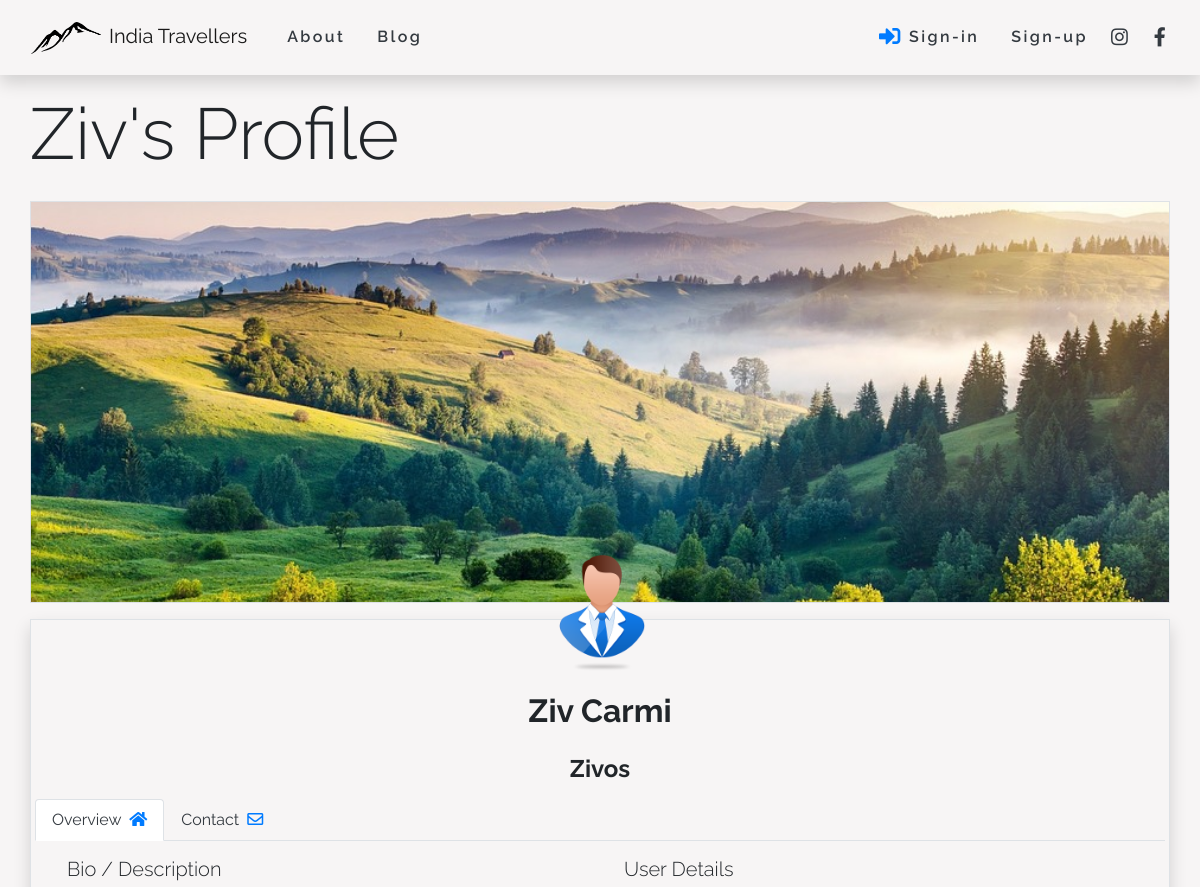
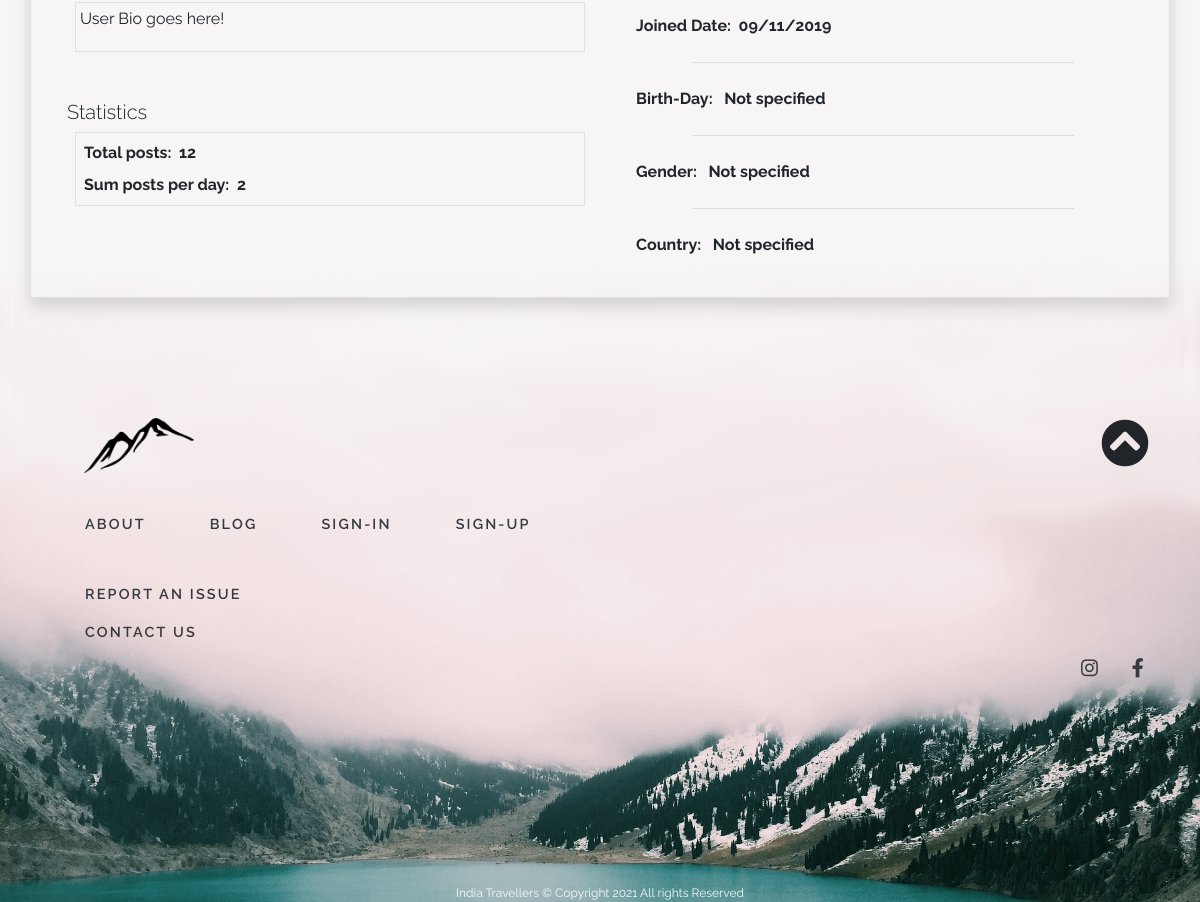
The app's page /user_profile.php?uid=1 with its own data (2 pictures, top to bottom).
### tables this page shows
CREATE TABLE `users_profile` (
  `id` int(11) NOT NULL,
  `user_id` int(11) NOT NULL,
  `profile_image` varchar(255) NOT NULL,
  `date` date NOT NULL,
  `birth_day` date NOT NULL,
  `nickname` varchar(255) NOT NULL,
  `gender` varchar(1) NOT NULL,
  `country` varchar(255) NOT NULL
);

CREATE TABLE `users` (
  `id` int(11) NOT NULL,
  `first_name` varchar(255) NOT NULL,
  `last_name` varchar(255) NOT NULL,
  `email` varchar(255) NOT NULL,
  `password` varchar(255) NOT NULL
);

### user_profile.php (the view, shortened to what this page needs)
<?php
if (isset($_GET['uid']) && is_numeric($_GET['uid'])) {
  $link = mysqli_connect(MYSQL_HOST, MYSQL_USER, MYSQL_PASSWORD, MYSQL_DB);
  $uid = filter_input(INPUT_GET, 'uid', FILTER_SANITIZE_STRING);
  $uid = mysqli_real_escape_string($link, $uid);
  if ($uid) {
    $sql = "SELECT u.first_name,u.last_name, u.email, up.profile_image, DATE_FORMAT(up.date, '%d/%m/%Y') udate, DATE_FORMAT(up.birth_day, '%d/%m/%Y') bday, up.nickname, up.gender, up.country FROM users u
    JOIN users_profile up ON up.user_id = $uid
    AND u.id = $uid";
    $result = mysqli_query($link, $sql);
    if ($result && mysqli_num_rows($result) == 1) {
      $profile = mysqli_fetch_assoc($result);
      $first = ucfirst(strtolower($profile['first_name']));
      $last = ucfirst(strtolower($profile['last_name']));
      $bday_date = ($profile['bday'] == '00/00/0000') ? 'Not specified' : $profile['bday'];
      if ($profile['gender'] == 'f') {
        $gender = 'Female';
      } elseif ($profile['gender'] == 'm') {
        $gender = 'Male';
      } else {
        $gender = 'Not specified';
      }
    } else {
      header('location: index.php');
      exit;
    }
  } else {
    header('location: index.php');
    exit;
  }
} else {
  header('location: index.php');
  exit;
}
?>
<?php include 'tpl/header.php'; ?>
<main>
  <div class="container">
    <div class="row">
      <div class="profile-header my-3">
        <h1 class="display-3"><?= htmlentities($first) . "'s" ?> Profile</h1>
      </div>
    </div>
  </div>
  <div class="container-fluid p-0">
    <div class="container p-0 border">
      <img class="bgc-profile-img d-block w-100" src="images/carousel3.jpg">
    </div>
    <div class="container mt-3 shadow border p-1">
      <div class="mx-auto profile-image-block">
        <img src="images/<?= $profile['profile_image']; ?>" class="w-100 mx-auto rounded-circle user-profile-img">
      </div>
      <div class="text-center">
        <h2 class="p-2 font-weight-bold"><?= htmlentities($first) . ' ' . htmlentities($last) ?></h2>
        <h4 class="p-2 font-weight-bold"><?= htmlentities($profile['nickname']) ?></h4>
      </div>
      <ul class="nav nav-tabs" id="myTab" role="tablist">
        <li class="nav-item">
          <a class="nav-link active text-dark" id="home-tab" data-toggle="tab" href="#home" role="tab" aria-controls="home" aria-selected="true">Overview &nbsp;<i class="fas fa-home text-primary"></i></a>
        </li>
        <li class="nav-item">
          <a class="nav-link text-dark" id="contact-tab" data-toggle="tab" href="#contact" role="tab" aria-controls="contact" aria-selected="false">Contact &nbsp;<i class="far fa-envelope text-primary"></i></a>
        </li>
      </ul>
      <div class="tab-content mt-2 p-2" id="myTabContent">
        <div class="tab-pane fade show active" id="home" role="tabpanel" aria-labelledby="home-tab">
          <div class="d-flex">
            <div class="col-6 pl-4">
              <div class="mb-5">
                <h6 class="lead">Bio / Description</h6>
                <div class="pl-2">
                  <div class="mb-4 border">
                    <p class="p-1">User Bio goes here!</p>
                  </div>
                </div>
              </div>
              <div class="mb-5">
                <h6 class="lead">Statistics</h6>
                <div class="pl-2">
                  <div class="border p-1">
                    <p class="p-1 font-weight-bold m-0">Total posts: &nbsp;12</p>
                    <p class="p-1 font-weight-bold m-0">Sum posts per day: &nbsp;2</p>
                  </div>
                </div>
              </div>
            </div>
            <div class="col-6 pl-4">
              <h6 class="lead">User Details</h6>
              <div class="p-1">
                <p class="p-2 font-weight-bold">Joined Date: &nbsp;<?= htmlentities($profile['udate']) ?></p>
                <hr class="w-75">
                <p class="p-2 font-weight-bold">Birth-Day: &nbsp; <?= htmlentities($bday_date); ?></p>
                <hr class="w-75">
                <p class="p-2 font-weight-bold">Gender: &nbsp; <?= htmlentities($gender); ?></p>
                <hr class="w-75">
                <p class="p-2 font-weight-bold">Country: &nbsp; <?= htmlentities($profile['country']); ?></p>
              </div>
            </div>
          </div>
        </div>
      </div>
    </div>
  </div>
</main>
<?php include 'tpl/footer.php' ?>

### css/style.css (style rules this page uses)
* { font-family: 'Raleway', sans-serif; }
body { background-color: #f7f5f5; }
main { margin-bottom: 7.5rem; }
.bgc-profile-img { max-height: 400px; object-fit: cover; }
.profile-image-block { width: 150px; height: 150px; margin-top: -90px; }

### records on screen
users_profile: user.first_name "Ziv", profile_image (picture), user.last_name "Carmi", nickname "Zivos", gender "Not specified", country "Not specified"

### other values on screen
$profile['udate'] "09/11/2019"
$bday_date "Not specified"
